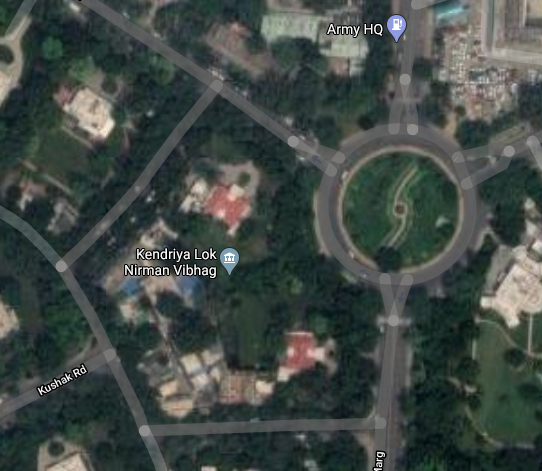
#> input picture Example/ab.png, 542 x 471 px, found by its file name
$ python main.py
#> lines starting #> are read from the running program, lines starting #| are printed output that depends on the picture; after the words box and inside, x2 and y2 are one past the last pixel; in counts of white or black regions, pixels touching at a corner belong together
import numpy as np
import cv2
import json
from cv2 import cv2
from matplotlib import pyplot as plt


path = '/home/hastagab/Desktop/TrackGreen/Example/ab.png'


def getStats(path):

  # Image operation using thresholding
  img = cv2.imread(path)
#> img is the input picture: shape (471, 542, 3); mean B, G, R 70.4, 74.5, 66

  gray = cv2.cvtColor(img, cv2.COLOR_BGR2GRAY)

  ret, thresh = cv2.threshold(gray, 0, 255,
                              cv2.THRESH_BINARY_INV +
                              cv2.THRESH_OTSU)
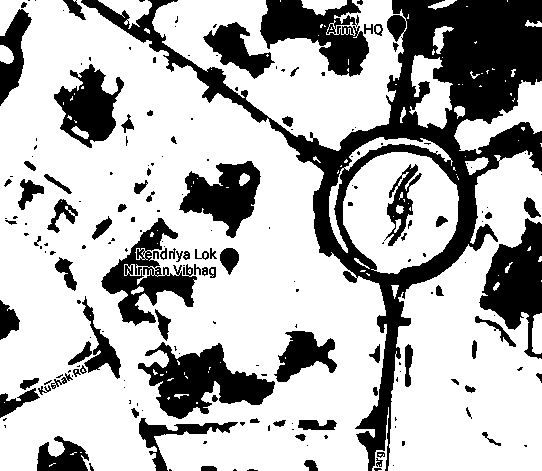
#> thresh: shape (471, 542); 70.9% white; 204 black regions (118 under 20 px), largest, box (x1, y1, x2, y2) and area: (81, 0, 542, 471) 33049, (138, 342, 275, 419) 5108, (479, 218, 542, 359) 4521
#> ret = 85
  cv2.imshow('image', thresh)

  kernel = np.ones((3, 3), np.uint8)
  closing = cv2.morphologyEx(thresh, cv2.MORPH_CLOSE,
                kernel, iterations = 2)
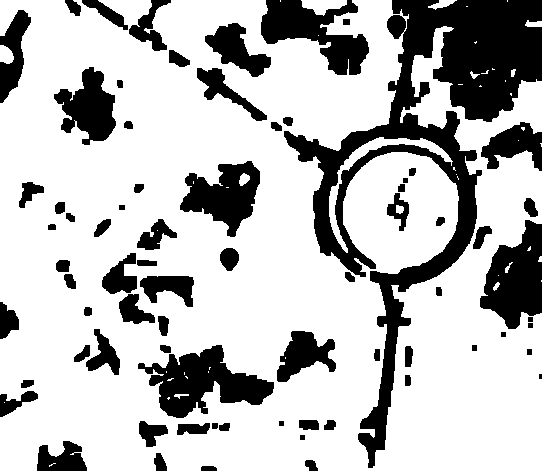
#> closing: shape (471, 542); 74% white; 73 black regions (1 under 20 px), largest, box (x1, y1, x2, y2) and area: (284, 0, 542, 468) 26834, (138, 345, 274, 418) 4827, (480, 220, 542, 329) 4245
  bg = cv2.dilate(closing, kernel, iterations = 1)
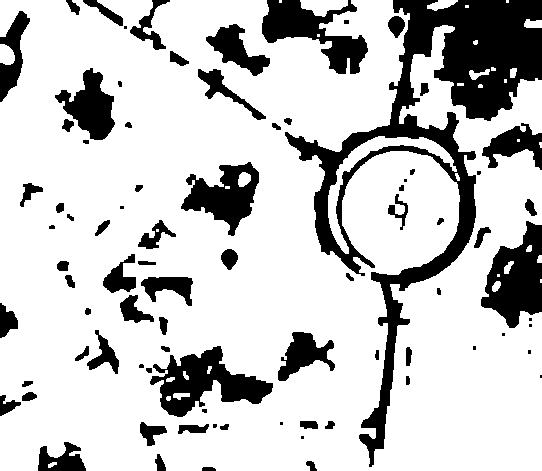
#> bg: shape (471, 542); 78.6% white; 83 black regions (15 under 20 px), largest, box (x1, y1, x2, y2) and area: (285, 0, 542, 467) 22696, (150, 346, 273, 417) 3982, (481, 221, 542, 328) 3840
  dist_transform = cv2.distanceTransform(closing, cv2.DIST_L2, 0)
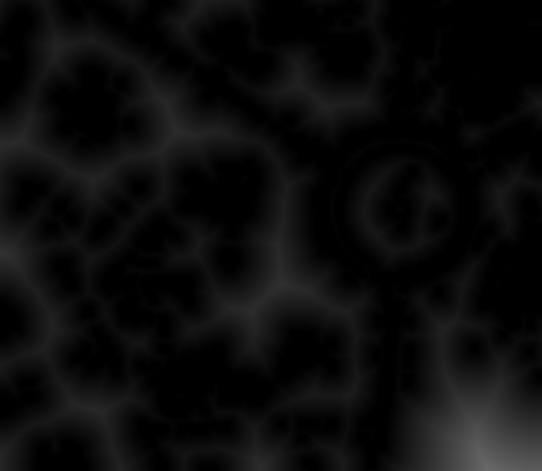
#> dist_transform: shape (471, 542) float32; min 0, max 105.2, mean 11.7
  ret, fg = cv2.threshold(dist_transform, 0.02
              * dist_transform.max(), 255, 0)
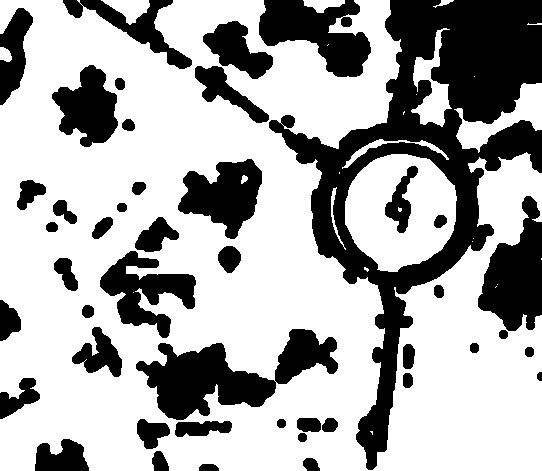
#> fg: shape (471, 542) float32; 67.2% white; 45 black regions, largest, box (x1, y1, x2, y2) and area: (269, 0, 542, 470) 35204, (136, 329, 338, 420) 8056, (478, 196, 542, 331) 5148
#> ret = 2.1
  cv2.imwrite('/home/hastagab/Desktop/TrackGreen/Example/abcd.png', fg)

  from PIL import Image
  im = Image.open('/home/hastagab/Desktop/TrackGreen/Example/abcd.png')

  image = cv2.imread('/home/hastagab/Desktop/TrackGreen/Example/abcd.png',0)
  count = cv2.countNonZero(image)  #Black Pixel count
#> count = 171445
  white_pix = (image.size-count)/(25.75/3)
#> white_pix = 9767.4

  # print("Pixel count of trees : " + str(white_pix))
  # print("Total Pixel count : " + str(image.size))

  total_area = 912*912
  area_by_trees = total_area * ((white_pix) / image.size)
#> area_by_trees = 31823.6

  # print("Total captured area : " + str(total_area) + " sq m")
  # print("Total area covered by trees : " + str(int(area_by_trees)) + " sq m")
  # print("Approximate number of trees : " + str(int(area_by_trees/25.75)))

  O2_seg = int(area_by_trees/25.75)*21772.43
#> O2_seg = 26888951.1

  # print("O2 Segregation per annum : " + str(O2_seg) + " cubic-cm")

  x = {
    "pix_trees": white_pix,
    "pix_total": image.size,
    "total_area": total_area,
    "trees_area": area_by_trees,
    "trees_count": area_by_trees/25.75,
    "o2_seg": O2_seg
  }
#> x = {'pix_trees': 9767.4, 'pix_total': 255282, 'total_area': 831744, 'trees_area': 31823.6, 'trees_count': 1235.9, 'o2_seg': 26888951.1}

  y = json.dumps(x)

  return y


print(getStats(path))
